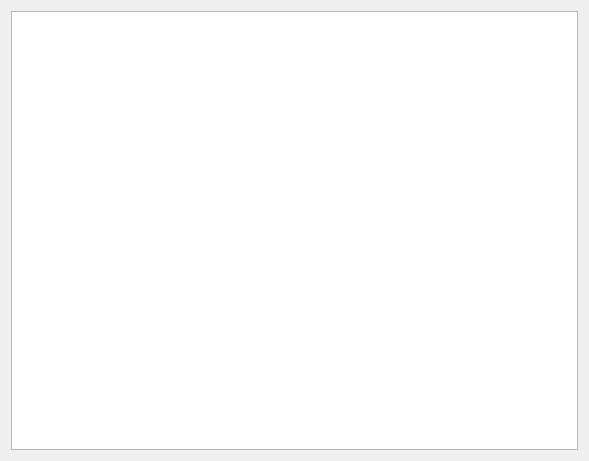
<?xml version="1.0" encoding="UTF-8"?>
<ui version="4.0">
 <class>recipedialog</class>
 <widget class="QDialog" name="recipedialog">
  <property name="geometry">
   <rect>
    <x>0</x>
    <y>0</y>
    <width>589</width>
    <height>461</height>
   </rect>
  </property>
  <property name="windowTitle">
   <string>Dialog</string>
  </property>
  <layout class="QGridLayout" name="gridLayout">
   <item row="0" column="0">
    <widget class="QListView" name="recipeList"/>
   </item>
  </layout>
 </widget>
 <resources/>
 <connections/>
</ui>
